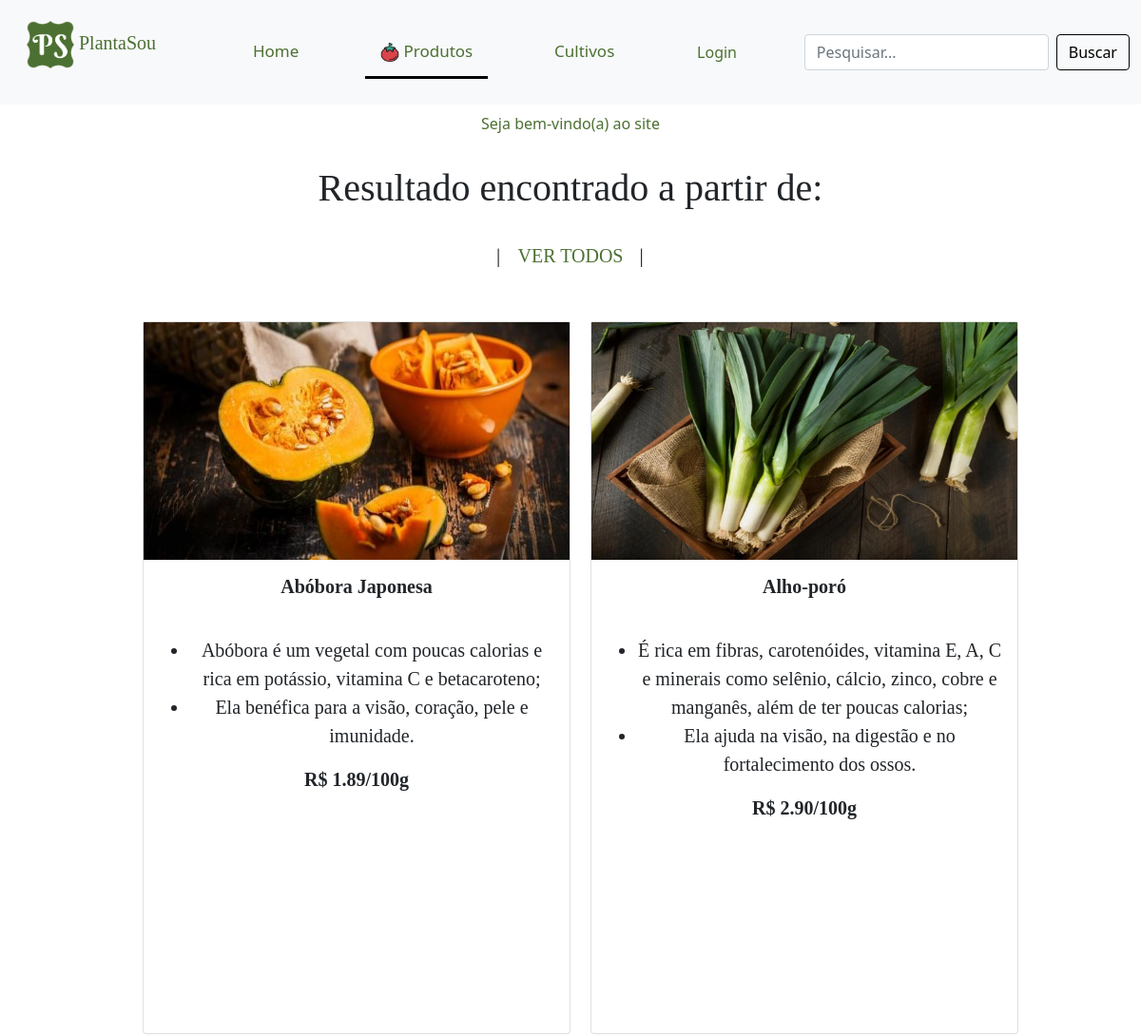
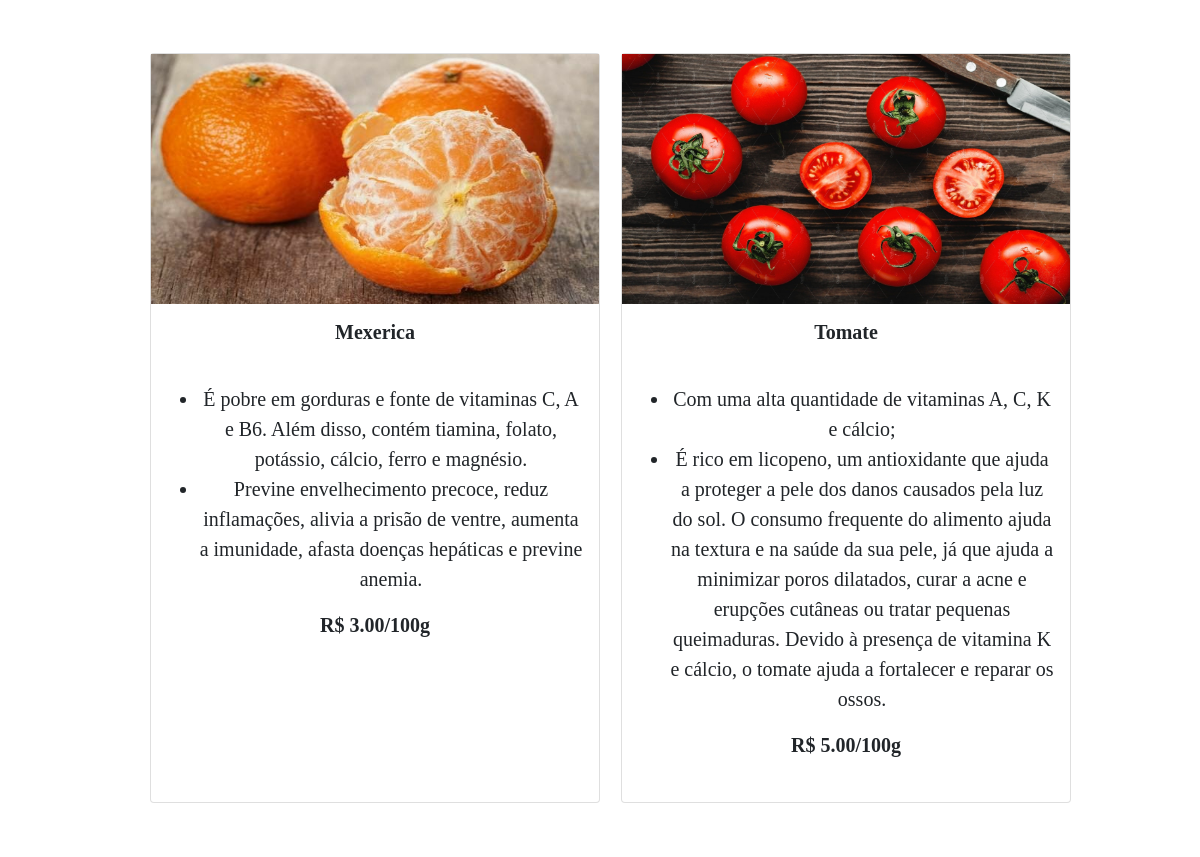
Before: /php/pesquisa_p.php with the older database file (2 pictures, top to bottom).
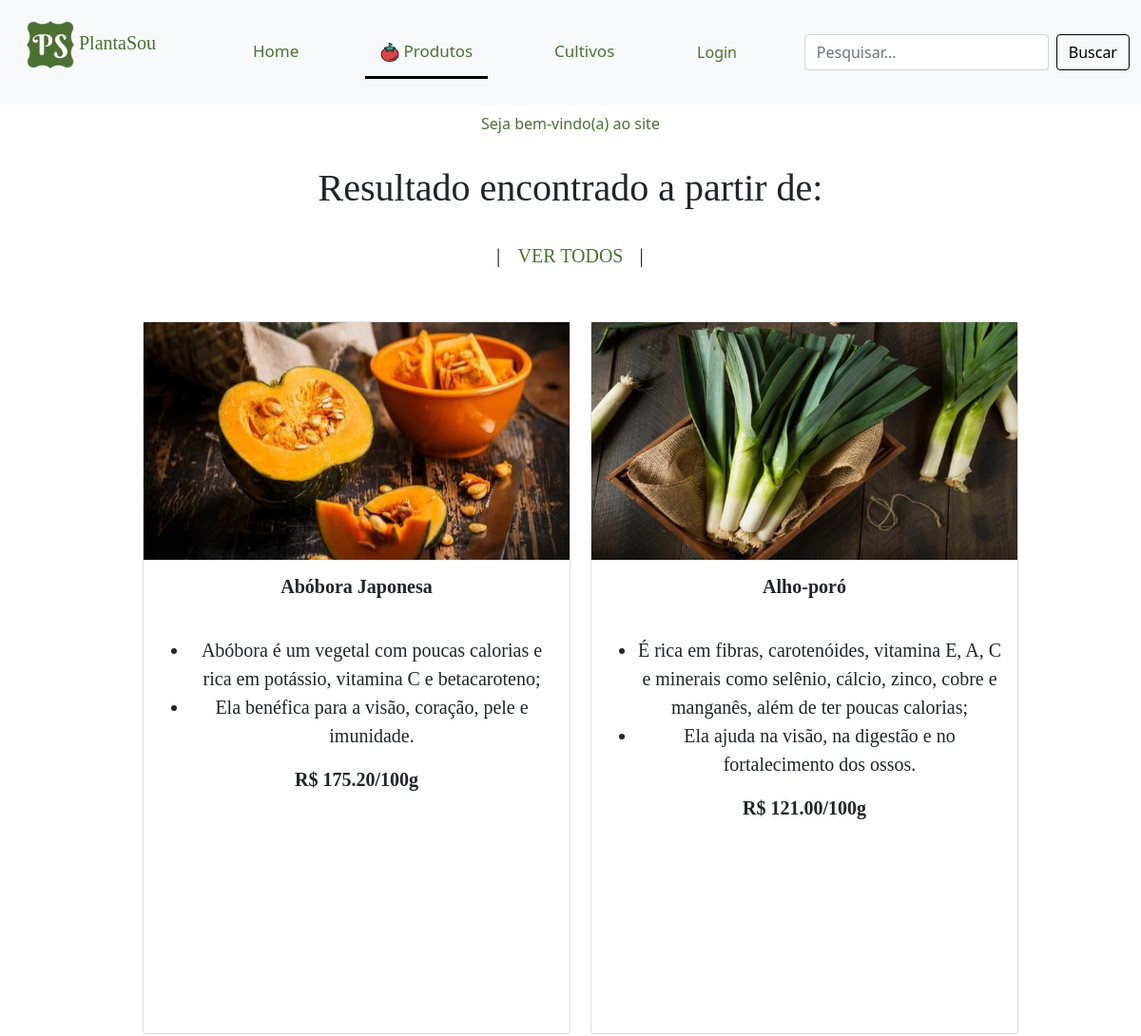
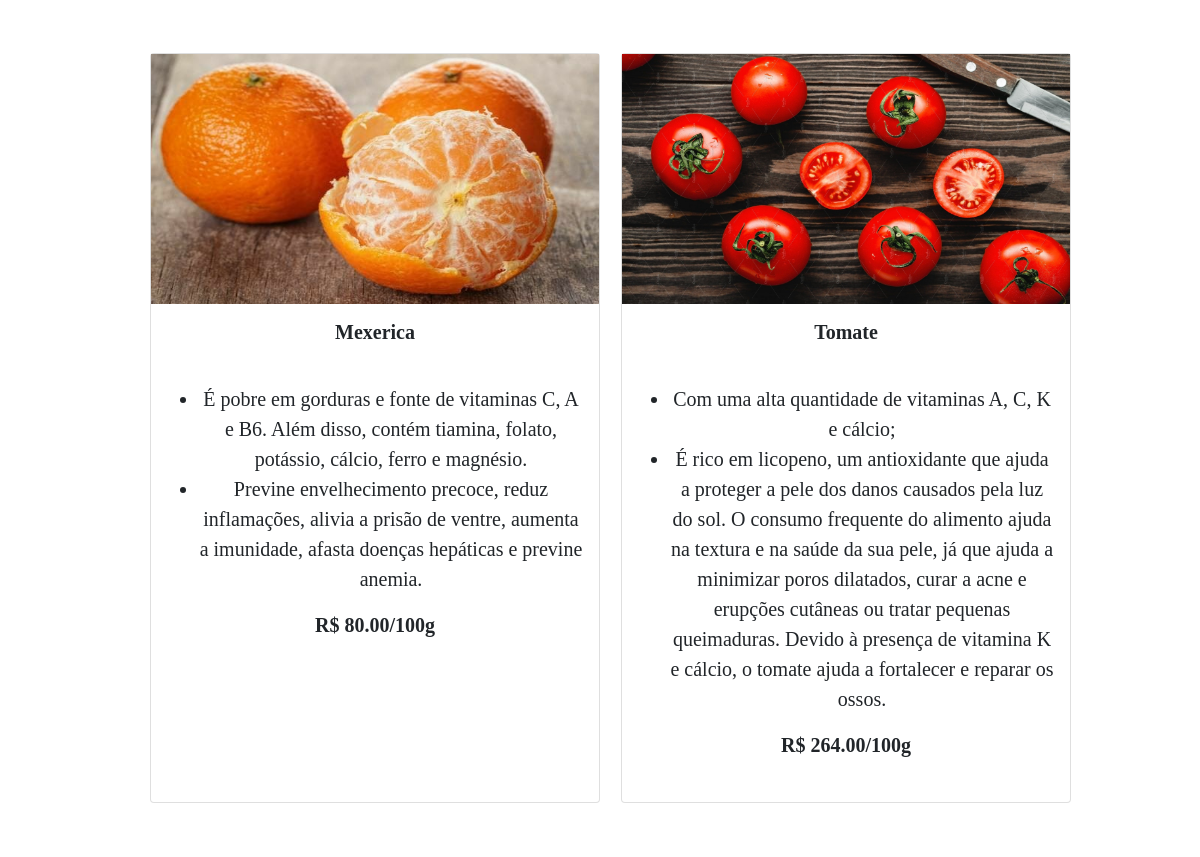
After: the same page with the newer database file (2 pictures, top to bottom).
### tables this page shows
CREATE TABLE IF NOT EXISTS `produto` (
  `cod_produto` int(11) NOT NULL AUTO_INCREMENT,
  `nome` varchar(1000) DEFAULT NULL,
  `vitaminas` varchar(1000) DEFAULT NULL,
  `beneficios` varchar(1000) DEFAULT NULL,
  `preco` float DEFAULT NULL,
  `cod_cultivo` int(255) NOT NULL,
  `imagem` varchar(1000) DEFAULT NULL,
  PRIMARY KEY (`cod_produto`),
  KEY `cod_cultivo` (`cod_cultivo`)
);

### php/pesquisa_p.php (the view, shortened to what the changed rows need)
<!DOCTYPE html>
<html lang="pt-BR">
<head>
        <link rel="stylesheet" type="text/css" media="screen" href="../css/bootstrap.min.css" />
        <link rel="stylesheet" href="../css/estilo.css">
</head>
<body>
    <br>
    <?php
        $pesquisa=$_POST["pesquisa"];
        echo'<h1 class="centro paginas">Resultado encontrado a partir de: '.$pesquisa.'</h1><br>';
        include "../inc/conexao_pdo.php";
        $stmt=$conPDO->query("SELECT * FROM produto WHERE nome LIKE '%$pesquisa%' ORDER BY nome asc");
        $stmt->execute();
        echo'
            <center>
                <table>
            ';
        $i=1;
        if($stmt->rowCount()!=NULL){
            while($resultado=$stmt->fetch(PDO::FETCH_OBJ)){
                if($i % 2 == 1){
                    echo'<tr>
                        <td>';
                }
                echo
                '
                <td></td>
                <td></td>
                <td>
                    <div class="card mb-5 tamanho2 text-center">
                        <div class="font">
                            <img src="../imgs/plantas/'.$resultado->imagem.'" width="448px" height="250px"/>
                            <div class="card-body">
                                <h5 class="card-title">
                                    <b class="letra">
                                        '.$resultado->nome.'<br><br>
                                    </b>
                                </h5>
                                <p class="card-text">
                                    <ul>
                                        <li>'.$resultado->vitaminas.'</li>
                                        <li>'.$resultado->beneficios.'</li>
                                    </ul>
                                </p>
                                <b class="font-money">R$ '.number_format($resultado->preco,2).'/100g
                            </div>
                        </div>
                    </div>';
                $i++;
            }
        }else{
            echo '
                <br><br><br>
                <h1 class="centro paginas">Nenhum produto foi encontrado</h1>
            ';
        }
        echo'
            </td>
        </tr>
        </table>
        </center>';
    ?>
</body>
</html>

Changed rows visible on the page:
changed produto "Abóbora Japonesa": preco "1.89" → "175.20"
changed produto "Alho-poró": preco "2.90" → "121.00"
changed produto "Mexerica": preco "3.00" → "80.00"
changed produto "Tomate": preco "5.00" → "264.00"
